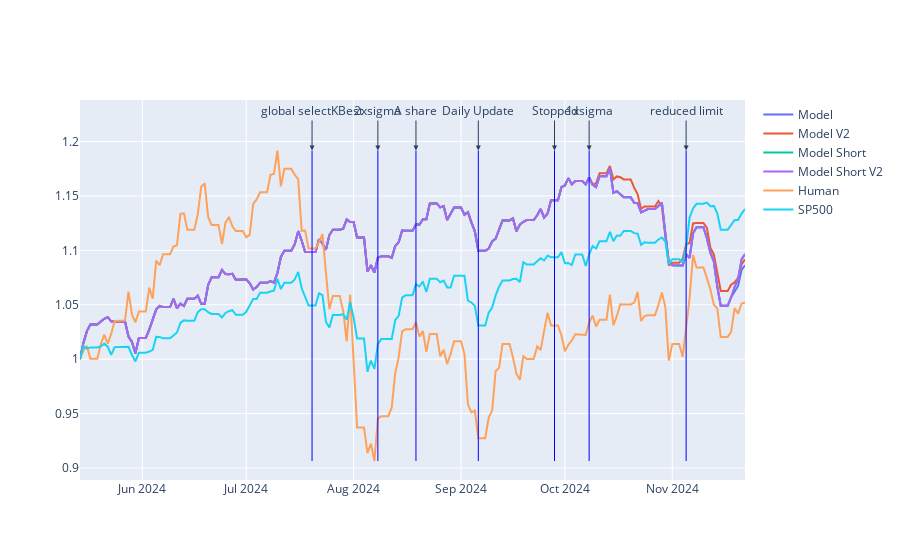

Write notebook code for a chart like this one.
### Code cell
# use plotly to plot the curve of the three assets
import plotly.graph_objects as go

fig = go.Figure()
date_list = log_return.index.tolist()
date_list.insert(0, pd.Timestamp('2024-05-14'))

fig.add_trace(go.Scatter(x=date_list, y=cur_asset_model_hist, mode='lines', name='Model'))
fig.add_trace(go.Scatter(x=date_list, y=cur_asset_model_v2_hist, mode='lines', name='Model V2'))
fig.add_trace(go.Scatter(x=date_list, y=cur_asset_model_short_hist, mode='lines', name='Model Short'))
fig.add_trace(go.Scatter(x=date_list, y=cur_asset_model_short_v2_hist, mode='lines', name='Model Short V2'))
fig.add_trace(go.Scatter(x=date_list, y=cur_asset_human_hist, mode='lines', name='Human'))
fig.add_trace(go.Scatter(x=date_list, y=cur_asset_sp500_hist, mode='lines', name='SP500'))

add_vertical_line(fig, '2024-07-20', 'global selectKBest', cur_asset_model_hist, cur_asset_human_hist, cur_asset_sp500_hist)
add_vertical_line(fig, '2024-08-08', '2xsigma', cur_asset_model_hist, cur_asset_human_hist, cur_asset_sp500_hist)
add_vertical_line(fig, '2024-08-19', 'A share', cur_asset_model_hist, cur_asset_human_hist, cur_asset_sp500_hist)
add_vertical_line(fig, '2024-09-06', 'Daily Update', cur_asset_model_hist, cur_asset_human_hist, cur_asset_sp500_hist)
add_vertical_line(fig, '2024-09-28', 'Stopped', cur_asset_model_hist, cur_asset_human_hist, cur_asset_sp500_hist)
add_vertical_line(fig, '2024-10-08', '1xsigma', cur_asset_model_hist, cur_asset_human_hist, cur_asset_sp500_hist)
add_vertical_line(fig, '2024-11-05', 'reduced limit', cur_asset_model_hist, cur_asset_human_hist, cur_asset_sp500_hist)
fig.show()

### Figure 1 — Plotly figure (JSON) as saved in the notebook; plotly's stock layout.template omitted (floating-point values rounded to 4 significant figures; data arrays with more than 128 entries replaced by an {"elided": "..."} marker saying what was removed)
{"data": [{"mode": "lines", "name": "Model", "type": "scatter", "x": {"elided": "193 str values"}, "y": {"elided": "193 float values"}}, {"mode": "lines", "name": "Model V2", "type": "scatter", "x": {"elided": "193 str values"}, "y": {"elided": "193 float values"}}, {"mode": "lines", "name": "Model Short", "type": "scatter", "x": {"elided": "193 str values"}, "y": {"elided": "193 float values"}}, {"mode": "lines", "name": "Model Short V2", "type": "scatter", "x": {"elided": "193 str values"}, "y": {"elided": "193 float values"}}, {"mode": "lines", "name": "Human", "type": "scatter", "x": {"elided": "193 str values"}, "y": {"elided": "193 float values"}}, {"mode": "lines", "name": "SP500", "type": "scatter", "x": {"elided": "193 str values"}, "y": {"elided": "193 float values"}}], "layout": {"annotations": [{"arrowhead": 2, "ax": 0, "ay": -40, "showarrow": true, "text": "global selectKBest", "x": "2024-07-20", "y": 1.192}, {"arrowhead": 2, "ax": 0, "ay": -40, "showarrow": true, "text": "2xsigma", "x": "2024-08-08", "y": 1.192}, {"arrowhead": 2, "ax": 0, "ay": -40, "showarrow": true, "text": "A share", "x": "2024-08-19", "y": 1.192}, {"arrowhead": 2, "ax": 0, "ay": -40, "showarrow": true, "text": "Daily Update", "x": "2024-09-06", "y": 1.192}, {"arrowhead": 2, "ax": 0, "ay": -40, "showarrow": true, "text": "Stopped", "x": "2024-09-28", "y": 1.192}, {"arrowhead": 2, "ax": 0, "ay": -40, "showarrow": true, "text": "1xsigma", "x": "2024-10-08", "y": 1.192}, {"arrowhead": 2, "ax": 0, "ay": -40, "showarrow": true, "text": "reduced limit", "x": "2024-11-05", "y": 1.192}], "shapes": [{"line": {"color": "blue", "width": 1}, "type": "line", "x0": "2024-07-20", "x1": "2024-07-20", "y0": 0.9065, "y1": 1.192}, {"line": {"color": "blue", "width": 1}, "type": "line", "x0": "2024-08-08", "x1": "2024-08-08", "y0": 0.9065, "y1": 1.192}, {"line": {"color": "blue", "width": 1}, "type": "line", "x0": "2024-08-19", "x1": "2024-08-19", "y0": 0.9065, "y1": 1.192}, {"line": {"color": "blue", "width": 1}, "type": "line", "x0": "2024-09-06", "x1": "2024-09-06", "y0": 0.9065, "y1": 1.192}, {"line": {"color": "blue", "width": 1}, "type": "line", "x0": "2024-09-28", "x1": "2024-09-28", "y0": 0.9065, "y1": 1.192}, {"line": {"color": "blue", "width": 1}, "type": "line", "x0": "2024-10-08", "x1": "2024-10-08", "y0": 0.9065, "y1": 1.192}, {"line": {"color": "blue", "width": 1}, "type": "line", "x0": "2024-11-05", "x1": "2024-11-05", "y0": 0.9065, "y1": 1.192}]}}
